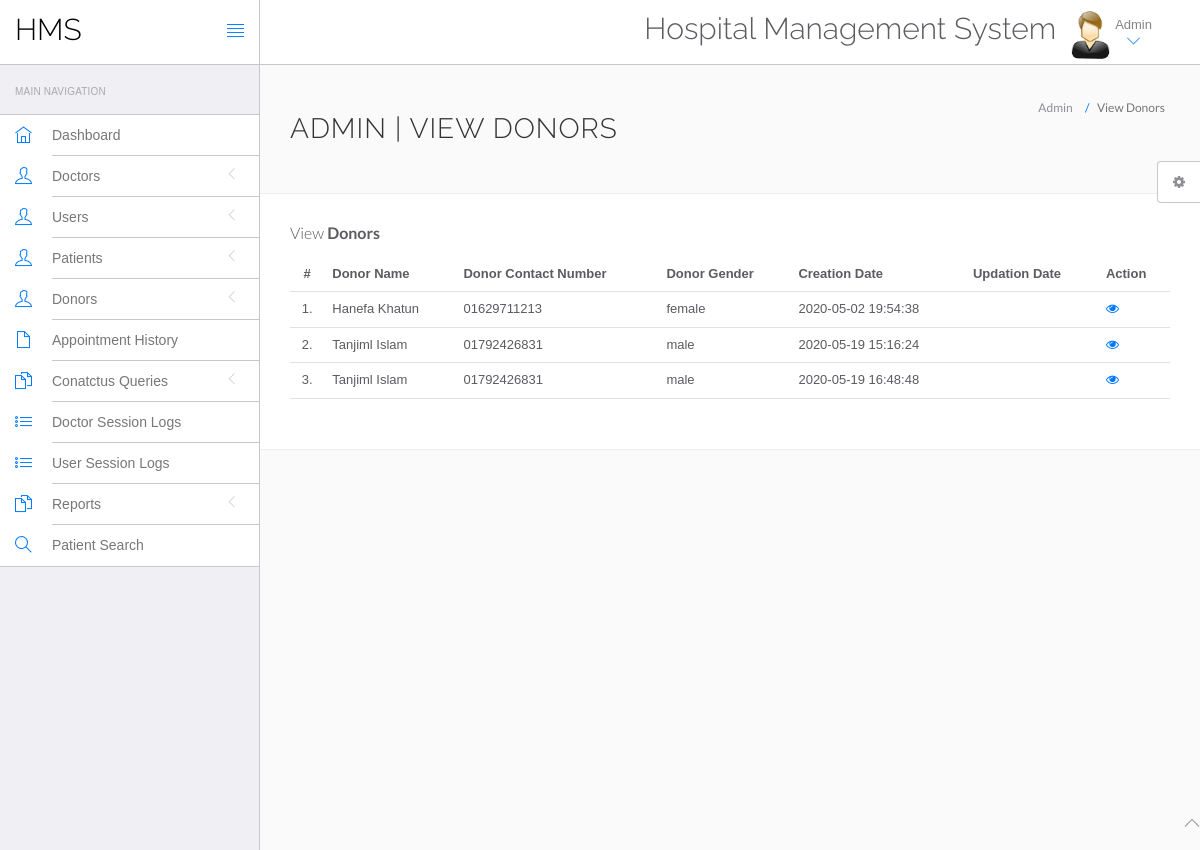
The app's page /hospital/hms/admin/manage-donor.php (signed in) with its own data.
### tables this page shows
CREATE TABLE `blood_donor` (
  `id` int(11) NOT NULL,
  `fullName` varchar(255) DEFAULT NULL,
  `mobileNo` varchar(15) DEFAULT NULL,
  `address` longtext DEFAULT NULL,
  `city` varchar(255) DEFAULT NULL,
  `gender` varchar(255) DEFAULT NULL,
  `email` varchar(255) DEFAULT NULL,
  `password` varchar(255) DEFAULT NULL,
  `regDate` timestamp NULL DEFAULT current_timestamp(),
  `updationDate` timestamp NULL DEFAULT NULL ON UPDATE current_timestamp()
);

### hospital/hms/admin/manage-donor.php (the view, shortened to what this page needs)
<?php
include('include/config.php');
?>
<!DOCTYPE html>
<html lang="en">
	<head>
		<link rel="stylesheet" href="vendor/bootstrap/css/bootstrap.min.css">
		<link rel="stylesheet" href="vendor/fontawesome/css/font-awesome.min.css">
		<link rel="stylesheet" href="vendor/themify-icons/themify-icons.min.css">
		<link href="vendor/animate.css/animate.min.css" rel="stylesheet" media="screen">
		<link href="vendor/perfect-scrollbar/perfect-scrollbar.min.css" rel="stylesheet" media="screen">
		<link href="vendor/switchery/switchery.min.css" rel="stylesheet" media="screen">
		<link href="vendor/bootstrap-touchspin/jquery.bootstrap-touchspin.min.css" rel="stylesheet" media="screen">
		<link href="vendor/select2/select2.min.css" rel="stylesheet" media="screen">
		<link href="vendor/bootstrap-datepicker/bootstrap-datepicker3.standalone.min.css" rel="stylesheet" media="screen">
		<link href="vendor/bootstrap-timepicker/bootstrap-timepicker.min.css" rel="stylesheet" media="screen">
		<link rel="stylesheet" href="assets/css/styles.css">
		<link rel="stylesheet" href="assets/css/plugins.css">
		<link rel="stylesheet" href="assets/css/themes/theme-1.css" id="skin_color" />
	</head>
	<body>
		<div id="app">
<?php include('include/sidebar.php');?>
<div class="app-content">
<?php include('include/header.php');?>
<div class="main-content" >
<div class="wrap-content container" id="container">
<section id="page-title">
<div class="row">
<div class="col-sm-8">
<h1 class="mainTitle">Admin | View Donors</h1>
</div>
<ol class="breadcrumb">
<li>
<span>Admin</span>
</li>
<li class="active">
<span>View Donors</span>
</li>
</ol>
</div>
</section>
<div class="container-fluid container-fullw bg-white">
<div class="row">
<div class="col-md-12">
<h5 class="over-title margin-bottom-15">View <span class="text-bold">Donors</span></h5>
<table class="table table-hover" id="sample-table-1">
<thead>
<tr>
<th class="center">#</th>
<th>Donor Name</th>
<th>Donor Contact Number</th>
<th>Donor Gender </th>
<th>Creation Date </th>
<th>Updation Date </th>
<th>Action</th>
</tr>
</thead>
<tbody>
<?php
$sql=mysqli_query($con,"SELECT * FROM `blood_donor`");
$cnt=1;
while($row=mysqli_fetch_array($sql))
{
?>
<tr>
<td class="center"><?php echo $cnt;?>.</td>
<td class="hidden-xs"><?php echo $row['fullName'];?></td>
<td><?php echo $row['mobileNo'];?></td>
<td><?php echo $row['gender'];?></td>
<td><?php echo $row['regDate'];?></td>
<td><?php echo $row['updationDate'];?>
</td>
<td>
<a href="manage-donor.php?viewid=<?php echo $row['id'];?>"><i class="fa fa-eye"></i></a>
</td>
</tr>
<?php
$cnt=$cnt+1;
 }?></tbody>
</table>
</div>
</div>
</div>
</div>
</div>
</div>
</div>
	<?php include('include/footer.php');?>
	<?php include('include/setting.php');?>
	</body>
</html>

### hospital/hms/admin/assets/css/themes/theme-1.css (style rules this page uses)
body { background: #FAFAFA; }

### records on screen
blood_donor: fullName "Hanefa Khatun", mobileNo "01629711213", gender "female", regDate "2020-05-02 19:54:38"
blood_donor: fullName "Tanjiml Islam", mobileNo "01792426831", gender "male", regDate "2020-05-19 15:16:24"
blood_donor: fullName "Tanjiml Islam", mobileNo "01792426831", gender "male", regDate "2020-05-19 16:48:48"
